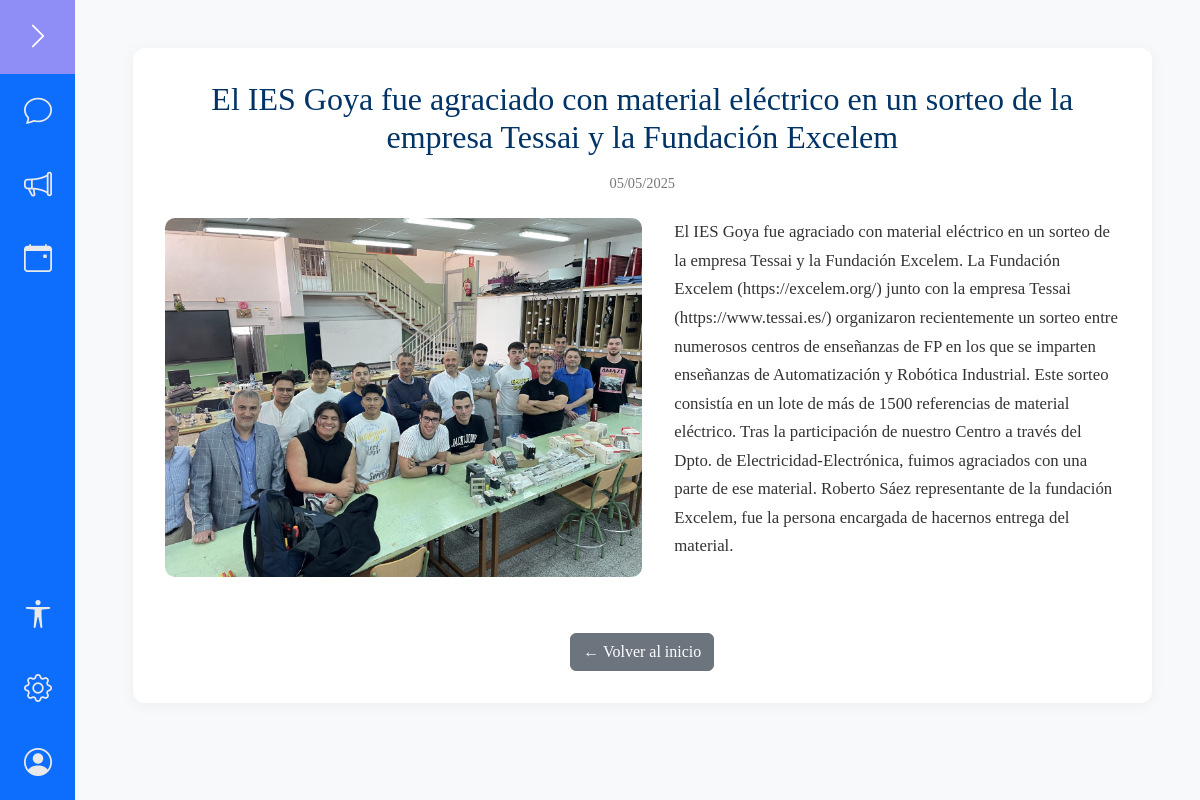
The page /noticia.php?id=1 on the database its author committed.
### tables this page shows
CREATE TABLE `noticias` (
  `id` int(11) NOT NULL,
  `titulo` varchar(255) NOT NULL,
  `fecha` date NOT NULL,
  `imagen_url` text DEFAULT NULL,
  `contenido` text NOT NULL
);

### noticia.php (the view, shortened to what this page needs)
<?php
include('config/config.php');
$id = intval($_GET['id']);
$sql = "SELECT * FROM noticias WHERE id = $id";
$resultado = $con->query($sql);
$noticia = $resultado->fetch_assoc();
?>
<!DOCTYPE html>
<html lang="es">
<head>
  <link href="https://cdn.jsdelivr.net/npm/bootstrap@5.3.0/dist/css/bootstrap.min.css" rel="stylesheet" />
  <link href="https://cdn.jsdelivr.net/npm/bootstrap-icons@1.10.5/font/bootstrap-icons.css" rel="stylesheet" />
  <link rel="stylesheet" href="/assets/css/sidebar.css" />
  <link rel="stylesheet" href="/assets/css/oscuro.css" />
  <link rel="stylesheet" href="/assets/css/dislexia.css" />
</head>
<body>
<aside id="sidebar" class="sidebar collapsed d-flex flex-column" role="complementary">
  <nav class="nav flex-column">
    <a href="#" class="nav-link toggle-btn d-flex justify-content-start" id="sidebar-button">
      <i class="bi bi-chevron-right fs-3"></i>
    </a>
    <a href="home.php" class="nav-link"><i class="bi bi-chat fs-3"></i> <span class="link-text">Chat</span></a>
    <a href="panel.php" class="nav-link"><i class="bi bi-megaphone fs-3"></i> <span class="link-text">Tablón de anuncios</span></a>
    <a href="calendario.php" class="nav-link"><i class="bi bi-calendar-event fs-3"></i> <span class="link-text">Calendario</span></a>
  </nav>
  <nav class="nav flex-column mt-auto">
    <a href="accesiblidades.php" class="nav-link"><i class="bi bi-universal-access fs-3"></i> <span class="link-text">Accesibilidades</span></a>
    <a href="ajustes.php" class="nav-link"><i class="bi bi-gear fs-3"></i> <span class="link-text">Ajustes</span></a>
    <a href="perfil.php" class="nav-link"><i class="bi bi-person-circle fs-3"></i> <span class="link-text">Perfil</span></a>
  </nav>
</aside>
<main class="main-content">
  <div class="article-box">
    <h1><?= htmlspecialchars($noticia['titulo']) ?></h1>
    <div class="article-date"><?= date('d/m/Y', strtotime($noticia['fecha'])) ?></div>
    <div class="article-content">
      <img src="<?= htmlspecialchars($noticia['imagen_url']) ?>" alt="Imagen de la noticia">
      <div class="article-text">
        <?= nl2br(htmlspecialchars($noticia['contenido'])) ?>
      </div>
    </div>
    <div class="volver-btn">
      <a href="panel.php" class="btn btn-secondary mt-4">← Volver al inicio</a>
    </div>
  </div>
</main>
</body>
</html>

### assets/css/sidebar.css (style rules this page uses)
body { margin: 0; display: flex; height: 100vh; overflow: hidden; font-family: Arial, sans-serif; background-color: white; box-sizing: border-box; }
.sidebar { background-color:#0D6EFD; color: #fff; width: 250px; transition: width 0.3s ease; overflow: hidden; display: flex; flex-direction: column; }
.sidebar.collapsed { width: 80px; }
.sidebar .nav-link { color:#e9e9e9 ; padding: 1rem 1.5rem; display: flex; align-items: center; text-decoration: none; }
.sidebar .nav-link i { font-size: 1.25rem; transition: transform 0.3s ease; }
.toggle-btn { justify-content: center; }

### assets/css/dislexia.css (style rules this page uses)
.default-font { font-family: Arial, sans-serif !important; }

### noticia.php (style rules this page uses)
body { background-color: #f8f9fa; }
.main-content { margin-left: 10px; padding: 3rem; width: calc(100% - 10px); min-height: 100%; overflow-x: hidden; }
.article-box { background: #fff; padding: 2rem; border-radius: 12px; box-shadow: 0 2px 16px rgba(0, 0, 0, 0.05); font-family: Georgia, 'Times New Roman', serif; }
.article-box h1 { text-align: center; font-size: 2rem; margin-bottom: 1rem; color: #003366; }
.article-date { text-align: center; color: #777; font-size: 0.9rem; margin-bottom: 1.5rem; }
.article-content { display: flex; flex-direction: row; gap: 2rem; }
.article-content img { width: 50%; max-height: 400px; object-fit: cover; border-radius: 10px; }
.article-text { flex: 1; font-size: 1.05rem; line-height: 1.7; color: #333; }
.volver-btn { text-align: center; margin-top: 2rem; }

### rows shown on the page
noticias: titulo "El IES Goya fue agraciado con material eléctrico en un sorteo de la empresa Tessai y la Fundación Excelem", fecha "05/05/2025", contenido "El IES Goya fue agraciado con material eléctrico en un sorteo de la empresa Tessai y la Fundación Excelem. La Fundación Excelem (https://excelem.org/) junto con la empresa Tessai (https://www.tessai.es/) organizaron recientemente un sorteo entre numerosos centros de enseñanzas de FP en los que se imparten enseñanzas de Automatización y Robótica Industrial. Este sorteo consistía en un lote de más de 1500 referencias de material eléctrico. Tras la participación de nuestro Centro a través del Dpto. de Electricidad-Electrónica, fuimos agraciados con una parte de ese material. Roberto Sáez representante de la fundación Excelem, fue la persona encargada de hacernos entrega del material."
